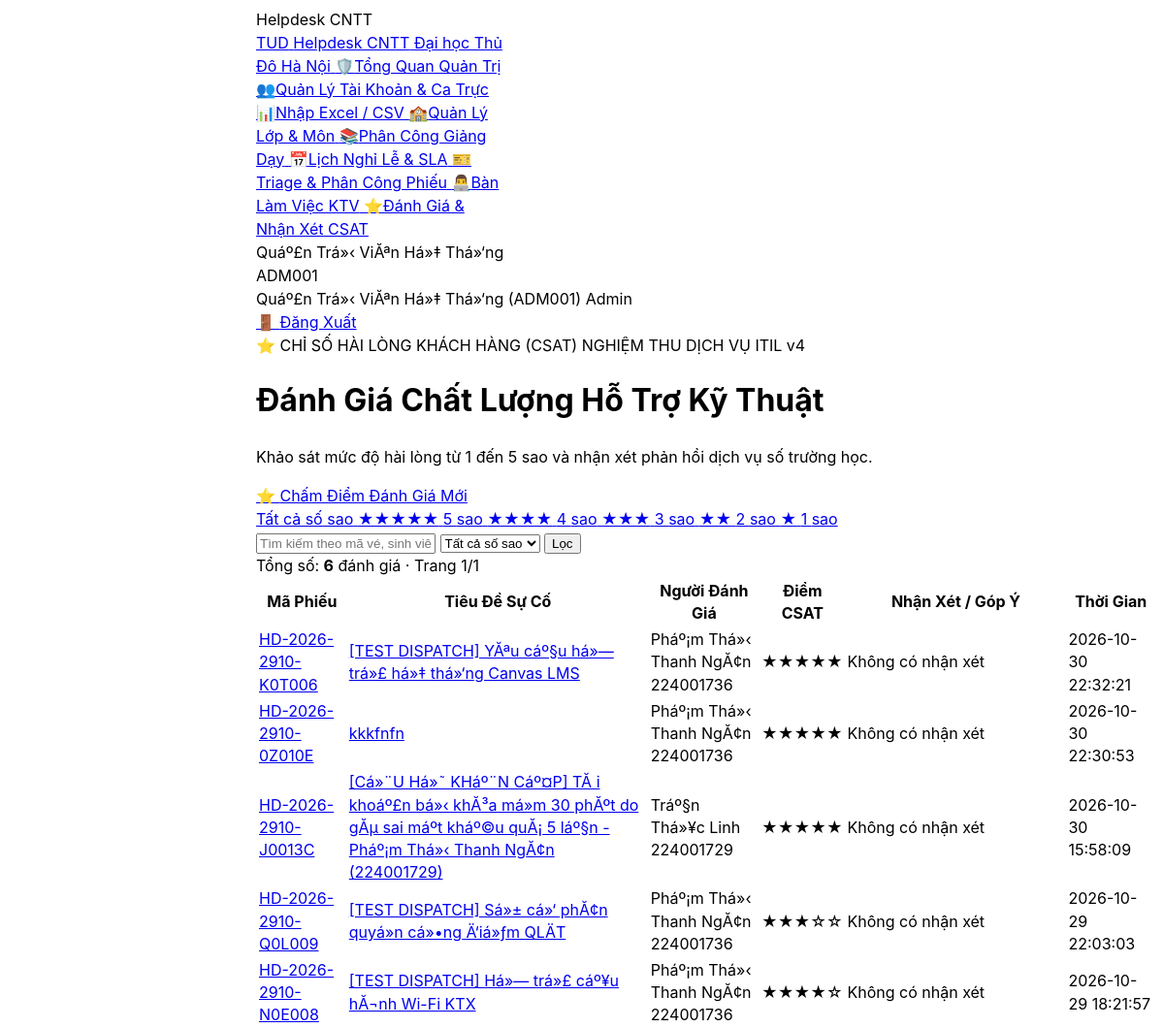
Page /student/ratings.php (signed in, upper part) on the earlier database version.
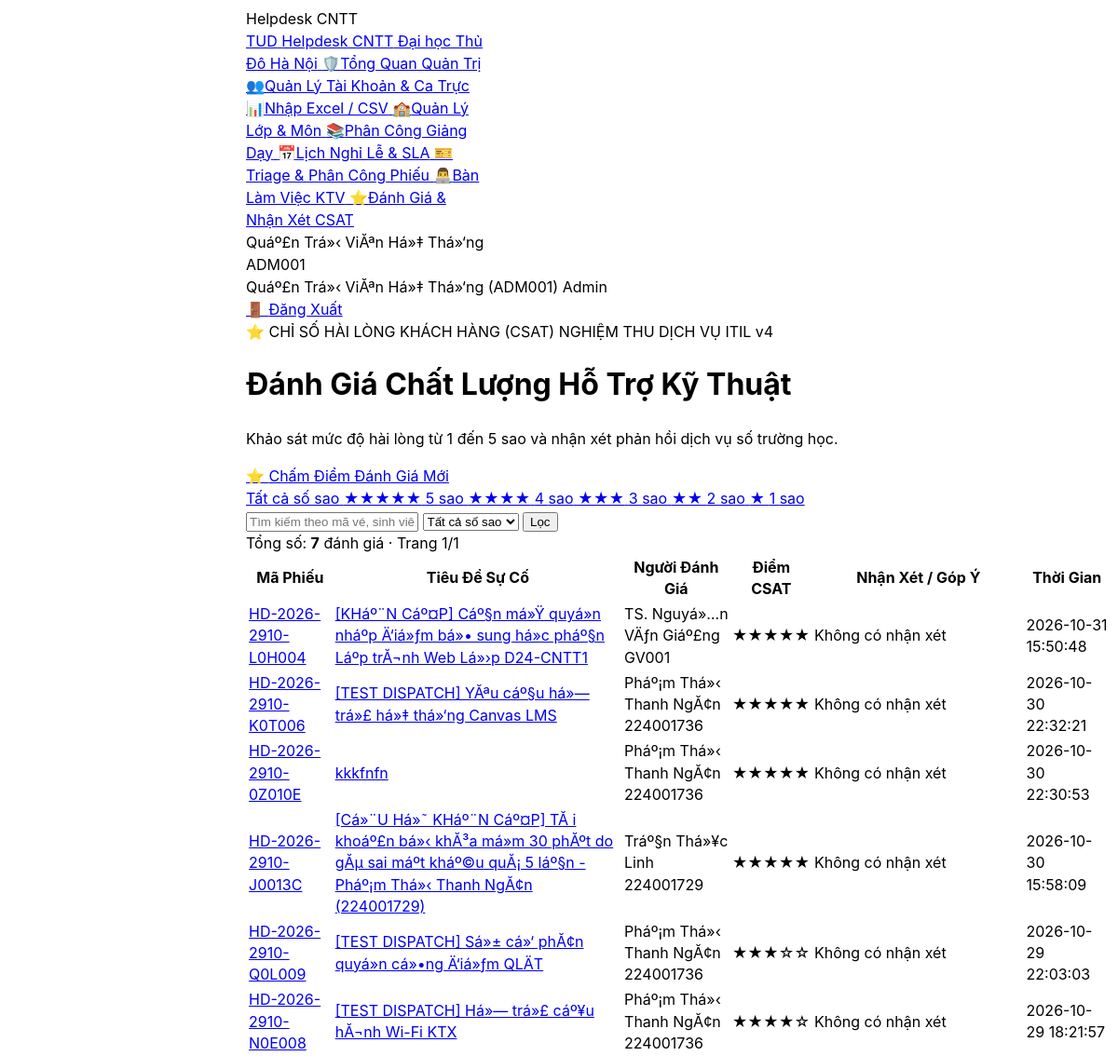
Same page on the later database version.
### tables this page shows
CREATE TABLE `ticket_ratings` (
  `id` int(10) unsigned NOT NULL AUTO_INCREMENT,
  `ticket_id` int(10) unsigned NOT NULL,
  `user_id` int(10) unsigned NOT NULL,
  `score` tinyint(3) unsigned NOT NULL,
  `comment` varchar(500) DEFAULT NULL,
  `created_at` datetime NOT NULL DEFAULT current_timestamp(),
  PRIMARY KEY (`id`),
  UNIQUE KEY `uq_ticket_ratings_ticket` (`ticket_id`),
  KEY `fk_ticket_ratings_user` (`user_id`),
  CONSTRAINT `fk_ticket_ratings_ticket` FOREIGN KEY (`ticket_id`) REFERENCES `tickets` (`id`) ON DELETE CASCADE,
  CONSTRAINT `fk_ticket_ratings_user` FOREIGN KEY (`user_id`) REFERENCES `users` (`id`) ON DELETE CASCADE,
  CONSTRAINT `chk_ticket_ratings_score` CHECK (`score` between 1 and 5)
);

CREATE TABLE `tickets` (
  `id` int(10) unsigned NOT NULL AUTO_INCREMENT,
  `requester_id` int(10) unsigned NOT NULL,
  `assigned_to` int(10) unsigned DEFAULT NULL,
  `category_id` int(10) unsigned NOT NULL,
  `priority_id` int(10) unsigned NOT NULL,
  `parent_ticket_id` int(10) unsigned DEFAULT NULL,
  `class_id` int(10) unsigned DEFAULT NULL,
  `course_id` int(10) unsigned DEFAULT NULL,
  `lesson_id` int(10) unsigned DEFAULT NULL,
  `is_guest_ticket` tinyint(1) NOT NULL DEFAULT 0,
  `contact_email` varchar(190) DEFAULT NULL,
  `lookup_pin` varchar(10) DEFAULT NULL,
  `title` varchar(150) NOT NULL,
  `description` text NOT NULL,
  `system_affected` varchar(50) NOT NULL,
  `attachment_path` text DEFAULT NULL,
  `status` enum('new','in_progress','waiting_requester','resolved','closed') NOT NULL DEFAULT 'new',
  `closed_reason` enum('completed','auto_closed','duplicate','cancelled') DEFAULT NULL,
  `created_at` datetime NOT NULL DEFAULT current_timestamp(),
  `sla_started_at` datetime NOT NULL DEFAULT current_timestamp(),
  `triage_due_at` datetime NOT NULL,
  `due_at` datetime NOT NULL,
  `first_response_at` datetime DEFAULT NULL,
  `resolved_at` datetime DEFAULT NULL,
  `closed_at` datetime DEFAULT NULL,
  `reopen_count` tinyint(3) unsigned NOT NULL DEFAULT 0,
  `ticket_code` varchar(30) NOT NULL,
  `is_assigned_transfer` tinyint(1) NOT NULL DEFAULT 0,
  `is_spam` tinyint(1) NOT NULL DEFAULT 0,
  `spam_reason` varchar(255) DEFAULT NULL,
  PRIMARY KEY (`id`),
  UNIQUE KEY `ticket_code` (`ticket_code`),
  KEY `fk_tickets_category` (`category_id`),
  KEY `fk_tickets_priority` (`priority_id`),
  KEY `fk_tickets_parent` (`parent_ticket_id`),
  KEY `fk_tickets_course` (`course_id`),
  KEY `idx_admin_queue` (`status`,`triage_due_at`,`due_at`),
  KEY `idx_agent_work` (`assigned_to`,`status`,`due_at`),
  KEY `idx_user_history` (`requester_id`,`created_at`),
  KEY `idx_guest_lookup` (`ticket_code`,`lookup_pin`),
  KEY `idx_ticket_academic` (`class_id`,`course_id`),
  CONSTRAINT `fk_tickets_assigned_to` FOREIGN KEY (`assigned_to`) REFERENCES `users` (`id`) ON DELETE SET NULL,
  CONSTRAINT `fk_tickets_category` FOREIGN KEY (`category_id`) REFERENCES `categories` (`id`),
  CONSTRAINT `fk_tickets_class` FOREIGN KEY (`class_id`) REFERENCES `classes` (`id`) ON DELETE SET NULL,
  CONSTRAINT `fk_tickets_course` FOREIGN KEY (`course_id`) REFERENCES `courses` (`id`) ON DELETE SET NULL,
  CONSTRAINT `fk_tickets_parent` FOREIGN KEY (`parent_ticket_id`) REFERENCES `tickets` (`id`) ON DELETE SET NULL,
  CONSTRAINT `fk_tickets_priority` FOREIGN KEY (`priority_id`) REFERENCES `priorities` (`id`),
  CONSTRAINT `fk_tickets_requester` FOREIGN KEY (`requester_id`) REFERENCES `users` (`id`) ON DELETE CASCADE
);

CREATE TABLE `users` (
  `id` int(10) unsigned NOT NULL AUTO_INCREMENT,
  `user_code` varchar(30) NOT NULL,
  `name` varchar(100) NOT NULL,
  `email` varchar(190) NOT NULL,
  `personal_email` varchar(190) DEFAULT NULL,
  `password_hash` varchar(255) NOT NULL,
  `role` enum('requester','agent','admin') NOT NULL DEFAULT 'requester',
  `user_type` enum('student','lecturer','staff') NOT NULL DEFAULT 'student',
  `department` varchar(100) DEFAULT NULL,
  `phone` varchar(20) DEFAULT NULL,
  `class_id` int(10) unsigned DEFAULT NULL,
  `cohort` varchar(20) DEFAULT 'D24',
  `academic_status` enum('studying','graduated','expelled','suspended') NOT NULL DEFAULT 'studying',
  `specialty_category_id` int(10) unsigned DEFAULT NULL,
  `max_capacity` tinyint(3) unsigned NOT NULL DEFAULT 5,
  `active_tickets_count` tinyint(3) unsigned NOT NULL DEFAULT 0,
  `is_on_duty` tinyint(1) NOT NULL DEFAULT 1,
  `failed_attempts` tinyint(3) unsigned NOT NULL DEFAULT 0,
  `locked_until` datetime DEFAULT NULL,
  `is_active` tinyint(1) NOT NULL DEFAULT 1,
  `lock_reason` enum('none','brute_force','violation','expelled','tuition_debt','graduated') NOT NULL DEFAULT 'none',
  `is_first_login` tinyint(1) NOT NULL DEFAULT 1,
  `created_at` datetime NOT NULL DEFAULT current_timestamp(),
  `updated_at` datetime NOT NULL DEFAULT current_timestamp() ON UPDATE current_timestamp(),
  `avatar_path` varchar(255) DEFAULT NULL,
  PRIMARY KEY (`id`),
  UNIQUE KEY `uq_users_user_code` (`user_code`),
  UNIQUE KEY `uq_users_email` (`email`),
  KEY `fk_users_class` (`class_id`),
  KEY `fk_users_specialty_category` (`specialty_category_id`),
  KEY `idx_agent_dispatch` (`role`,`is_active`,`is_on_duty`,`specialty_category_id`,`active_tickets_count`),
  KEY `idx_user_lookup` (`user_code`,`user_type`,`academic_status`),
  KEY `idx_cohort_filter` (`cohort`,`academic_status`),
  CONSTRAINT `fk_users_class` FOREIGN KEY (`class_id`) REFERENCES `classes` (`id`) ON DELETE SET NULL,
  CONSTRAINT `fk_users_specialty_category` FOREIGN KEY (`specialty_category_id`) REFERENCES `categories` (`id`) ON DELETE SET NULL
);

### app/Controllers/Student/RatingController.php (called while the page is built, shortened)
<?php
require_once __DIR__ . '/../../Models/Rating.php';
class RatingController
{
    public function index(): void
    {
        $keyword   = trim($_GET['q'] ?? '');
        $score       = isset($_GET['score']) && $_GET['score'] !== '' ? (int)$_GET['score'] : null;
        $scoreFilter = $score;
        $userRole = $_SESSION['user']['role'] ?? '';
        $userType = $_SESSION['user']['user_type'] ?? '';
        $isStudent = ($userRole === 'requester' || $userType === 'student');
        $studentId = $isStudent ? (int)$_SESSION['user']['id'] : (isset($_GET['student_id']) && $_GET['student_id'] !== '' ? (int)$_GET['student_id'] : null);
        $page      = max(1, (int)($_GET['page'] ?? 1));
        $total      = Rating::count($keyword, $score, $studentId);
        $totalPages = max(1, (int)ceil($total / self::PER_PAGE));
        $page       = min($page, $totalPages);
        $ratings  = Rating::findAll($keyword, $page, self::PER_PAGE, $score, $studentId);
        require __DIR__ . '/../../../views/student/ratings/index.php';
    }
}

### student/index.php (called while the page is built, shortened)
<?php
require_once __DIR__ . '/../app/Controllers/Student/RatingController.php';
$action = $_GET['action'] ?? ($_POST['action'] ?? 'courses');
match ($action) {
    'courses'                  => (new CourseController())->index(),
    'course_detail'            => (new CourseController())->detail(),
    'course_submit'            => (new CourseController())->submitAssignment(),
    'course_delete_submission' => (new CourseController())->deleteSubmission(),
    'api_lessons'              => (new CourseController())->apiLessons(),
    'ratings', 'index'         => (new RatingController())->index(),
    'rating_create', 'create'  => (new RatingController())->create(),
    'rating_edit', 'edit'      => (new RatingController())->edit(),
    'rating_delete', 'delete'  => (new RatingController())->delete(),
    'tickets'                  => header('Location: ../tickets/index.php') . exit,
    'ticket_create'            => header('Location: ../tickets/create.php') . exit,
    'ticket_show'              => header('Location: ../tickets/show.php?id=' . (int)($_GET['id'] ?? 1)) . exit,
    default                    => (new CourseController())->index(),
};

### student/ratings.php (called while the page is built, shortened)
<?php
require_once __DIR__ . '/index.php';

### config/database.php (called while the page is built, shortened)
<?php
if (!function_exists('db')) {
    function db(): PDO {
        static $pdo = null;
        if ($pdo !== null) {
            return $pdo;
        }
        if (class_exists('App\Core\Database')) {
            $pdo = \App\Core\Database::getConnection();
            return $pdo;
        }
        return $pdo;
    }
}
return [
    'driver'    => 'mysql',
    'host'      => '127.0.0.1',
    'port'      => 3306,
    'database'  => 'helpdesk_thudo',
    'username'  => 'root',
    'password'  => '12345678',
    'charset'   => 'utf8mb4',
    'collation' => 'utf8mb4_unicode_ci',
    'options'   => [
        PDO::ATTR_ERRMODE            => PDO::ERRMODE_EXCEPTION,
        PDO::ATTR_DEFAULT_FETCH_MODE => PDO::FETCH_ASSOC,
        PDO::ATTR_EMULATE_PREPARES   => false,
    ],
];

### app/Models/Rating.php (called while the page is built, shortened)
<?php
require_once __DIR__ . '/../../config/database.php';
class Rating
{
    public static function count(string $keyword = '', ?int $score = null, ?int $studentId = null): int
    {
        $sql = "SELECT COUNT(*) AS total
                FROM ticket_ratings r
                JOIN tickets t ON r.ticket_id = t.id
                JOIN users u ON r.user_id = u.id
                WHERE 1=1";
        $params = [];
        $stmt = db()->prepare($sql);
        $stmt->execute($params);
        return (int) $stmt->fetch()['total'];
    }
    public static function findAll(string $keyword = '', int $page = 1, int $perPage = 8, ?int $score = null, ?int $studentId = null): array
    {
        $offset = max(0, ($page - 1) * $perPage);
        $sql = "SELECT r.id, r.ticket_id, r.user_id, r.score, r.comment, r.created_at,
                       t.ticket_code, t.title AS ticket_title,
                       u.name AS user_name, u.user_code AS user_code, u.email AS user_email
                FROM ticket_ratings r
                JOIN tickets t ON r.ticket_id = t.id
                JOIN users u ON r.user_id = u.id
                WHERE 1=1";
        $params = [];
        $sql .= " ORDER BY r.created_at DESC LIMIT :limit OFFSET :offset";
        $stmt = db()->prepare($sql);
        $stmt->bindValue(':limit', $perPage, PDO::PARAM_INT);
        $stmt->bindValue(':offset', $offset, PDO::PARAM_INT);
        $stmt->execute();
        return $stmt->fetchAll();
    }
}

### views/student/ratings/index.php (the view, shortened to what the changed rows need)
<?php
require_once __DIR__ . '/../../../config/database.php';
?>
<!DOCTYPE html>
<html lang="vi">
<head>
    <script src="https://www.gstatic.com/antigravity/web/dev/tailwindcss.min.js"></script>
</head>
<body class="bg-slate-50 text-slate-800 font-sans antialiased min-h-screen flex flex-col justify-between">
<?php require_once __DIR__ . '/../../../includes/navbar.php'; ?>
<main class="flex-1 max-w-7xl mx-auto w-full px-4 sm:px-6 lg:px-8 py-6 space-y-6">
    <div class="bg-gradient-to-r from-slate-900 via-indigo-950 to-slate-900 text-white rounded-3xl p-6 shadow-md border border-indigo-900/50 flex flex-col md:flex-row md:items-center justify-between gap-4">
        <div>
            <h1 class="text-2xl font-black text-white">
                Đánh Giá Chất Lượng Hỗ Trợ Kỹ Thuật
            </h1>
        </div>
    </div>
    <div class="flex items-center gap-2 flex-wrap">
        <?php for ($s = 5; $s >= 1; $s--): ?>
            <a href="ratings.php?score=<?= $s ?>&q=<?= urlencode($keyword) ?>"
               class="px-3.5 py-1.5 rounded-xl text-xs font-bold transition flex items-center gap-1.5 <?= ($scoreFilter == $s) ? 'bg-amber-500 text-slate-950 shadow-sm' : 'bg-white border border-slate-200 text-slate-700 hover:bg-slate-100' ?>">
                <span class="text-amber-500 font-bold"><?= str_repeat('★', $s) ?></span>
                <span><?= $s ?> sao</span>
            </a>
        <?php endfor; ?>
    </div>
    <div class="bg-white border border-slate-200 rounded-2xl p-4 shadow-sm flex items-center justify-between flex-wrap gap-3 text-xs">
        <div class="text-slate-500 font-mono text-[11.5px]">
            Tổng số: <strong class="text-slate-800"><?= $total ?></strong> đánh giá · Trang <?= $page ?>/<?= $totalPages ?>
        </div>
    </div>
    <div class="bg-white border border-slate-200 rounded-3xl shadow-sm overflow-hidden">
        <div class="overflow-x-auto">
            <table class="w-full text-left border-collapse text-xs">
                <thead>
                    <tr class="bg-slate-50 text-slate-600 font-bold border-b border-slate-200 text-[11px]">
                        <th class="py-3.5 px-4">Mã Phiếu</th>
                        <th class="py-3.5 px-4">Tiêu Đề Sự Cố</th>
                        <th class="py-3.5 px-4">Người Đánh Giá</th>
                        <th class="py-3.5 px-4 text-center">Điểm CSAT</th>
                        <th class="py-3.5 px-4">Nhận Xét / Góp Ý</th>
                        <th class="py-3.5 px-4 text-center">Thời Gian</th>
                    </tr>
                </thead>
                <tbody class="divide-y divide-slate-100">
                    <?php if (empty($ratings)): ?>
                        <tr>
                            <td colspan="6" class="py-8 text-center text-slate-400">Chưa có đánh giá CSAT nào phù hợp.</td>
                        </tr>
                    <?php else: ?>
                        <?php foreach ($ratings as $row): ?>
                            <tr class="hover:bg-slate-50/80 transition">
                                <td class="py-3.5 px-4 font-mono font-bold text-indigo-600">
                                    <a href="../tickets/show.php?id=<?= $row['ticket_id'] ?>" class="hover:underline">
                                        <?= htmlspecialchars($row['ticket_code']) ?>
                                    </a>
                                </td>
                                <td class="py-3.5 px-4 font-semibold text-slate-800 max-w-xs truncate">
                                    <a href="../tickets/show.php?id=<?= $row['ticket_id'] ?>" class="hover:text-indigo-600 transition">
                                        <?= htmlspecialchars($row['ticket_title']) ?>
                                    </a>
                                </td>
                                <td class="py-3.5 px-4">
                                    <div class="font-bold text-slate-900"><?= htmlspecialchars($row['user_name']) ?></div>
                                    <div class="text-[11px] text-slate-400 font-mono"><?= htmlspecialchars($row['user_code']) ?></div>
                                </td>
                                <td class="py-3.5 px-4 text-center">
                                    <span class="font-mono font-bold text-amber-500 text-sm">
                                        <?= str_repeat('★', (int)$row['score']) . str_repeat('☆', 5 - (int)$row['score']) ?>
                                    </span>
                                </td>
                                <td class="py-3.5 px-4 text-slate-600 italic">
                                    <?= !empty($row['comment']) ? '"' . htmlspecialchars($row['comment']) . '"' : '<span class="text-slate-300">Không có nhận xét</span>' ?>
                                </td>
                                <td class="py-3.5 px-4 text-center text-slate-400 font-mono text-[11px]">
                                    <?= htmlspecialchars($row['created_at']) ?>
                                </td>
                            </tr>
                        <?php endforeach; ?>
                    <?php endif; ?>
                </tbody>
            </table>
        </div>
    </div>
</main>
</body>
</html>

Differences in the rows shown:
added ticket_ratings: ticket.ticket_code "HD-2026-2910-L0H004", ticket.title "[KHáº¨N Cáº¤P] Cáº§n má»Ÿ quyá»n nháº­p Ä‘iá»ƒm bá»• sung há»c pháº§n Láº­p trĂ¬nh Web Lá»›p D24-CNTT1", user.name "TS. Nguyá»…n VÄƒn Giáº£ng", user.user_code "GV001", score "★★★★★", comment "Không có nhận xét", created_at "2026-10-31 15:50:48"
Other differences:
$total: "6" → "7"
